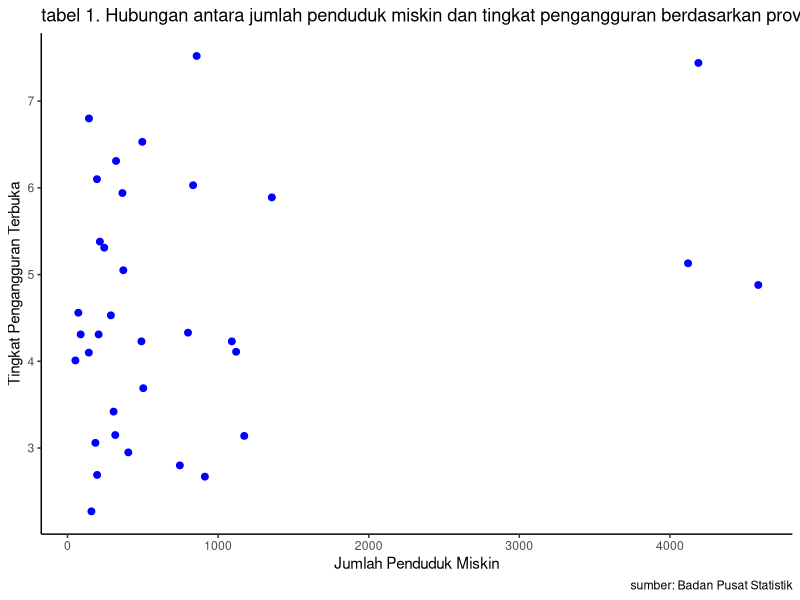

This chart was generated by the following R code:
## ---- chunk 1
#| warning: false
#| echo: true
library(tidyverse)
library(readxl)
library("ggplot2")
library("readxl")
library("dplyr")
## ---- chunk 2
#import dataset
setwd("C:/UAS METOPEL ZAHRA")
library(readxl)
dat<-read_excel("DAT JPM TPT.xlsx")
head(dat)
## ---- chunk 3
library("ggplot2")
library("readxl")
library("dplyr")
  ggplot(data=dat,aes(x=JPM ,y=TPT)) +
  geom_point(color="blue",size=2) + # setiap nambah command, selalu kasih tanda +
  labs(title= "tabel 1. Hubungan antara jumlah penduduk miskin dan tingkat pengangguran berdasarkan provisi ditahun 2023",
       x="Jumlah Penduduk Miskin",
       y="Tingkat Pengangguran Terbuka",
       caption = "sumber: Badan Pusat Statistik") +
  theme_classic()
## ---- chunk 4
reg1<-lm(JPM~TPT,data=dat)
summary(reg1)
